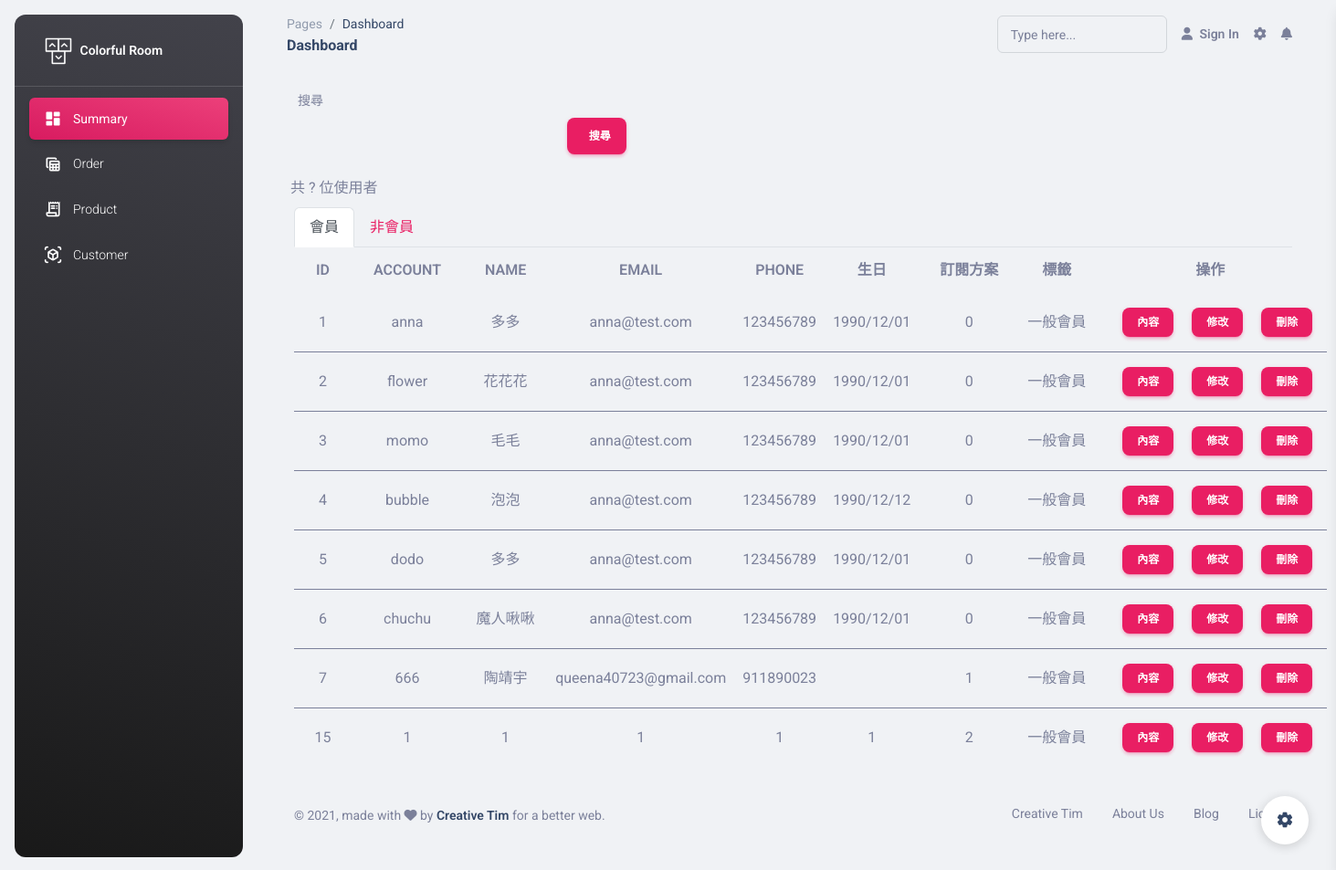
Page /pages/customer/user-list-test.php on the committed database.
### tables this page shows
CREATE TABLE `member` (
  `id` int(6) UNSIGNED NOT NULL,
  `account` varchar(30) DEFAULT NULL,
  `name` varchar(30) NOT NULL,
  `birthday` varchar(20) NOT NULL,
  `gender` int(20) NOT NULL,
  `password` varchar(50) DEFAULT NULL,
  `email` varchar(30) NOT NULL,
  `phone` int(20) NOT NULL,
  `subscribe` int(6) NOT NULL,
  `created_at` datetime DEFAULT NULL,
  `edit_at` datetime DEFAULT NULL,
  `valid` tinyint(4) DEFAULT NULL,
  `tag_id` varchar(10) NOT NULL
);

CREATE TABLE `tag` (
  `id` int(6) UNSIGNED NOT NULL,
  `name` varchar(20) NOT NULL
);

### pages/customer/user-list-test.php (the view, shortened to what this page needs)
<?php
require_once("../../components/pdo-connect.php");
    $sqlMember = "SELECT member. *,tag.name AS tag_name FROM member
                    JOIN tag ON member.tag_id = tag.id
                    WHERE member.valid=1";
    $stmt = $db_host->prepare($sqlMember);
    try {
        $stmt->execute();
        $rowsMember = $stmt->fetchAll(PDO::FETCH_ASSOC);
    } catch (PDOException $e) {
        echo $e->getMessage();
    }
?>
<!DOCTYPE html>
<html lang="en">
<head>
    <link href="../../assets/css/nucleo-icons.css" rel="stylesheet" />
    <link href="../../assets/css/nucleo-svg.css" rel="stylesheet" />
    <link id="pagestyle" href="../../assets/css/material-dashboard.css?v=3.0.0" rel="stylesheet" />
</head>
<body class="g-sidenav-show  bg-gray-200">
    <aside class="sidenav navbar navbar-vertical navbar-expand-xs border-0 border-radius-xl my-3 fixed-start ms-3   bg-gradient-dark" id="sidenav-main">
        <div class="sidenav-header">
            <a class="navbar-brand m-0" href="#" target="_blank">
                <img src="../../assets/img/logo-ct.png" class="navbar-brand-img h-100" alt="main_logo">
                <span class="ms-1 font-weight-bold text-white">Colorful Room</span>
            </a>
        </div>
        <hr class="horizontal light mt-0 mb-2">
        <div class="collapse navbar-collapse  w-auto  max-height-vh-100" id="sidenav-collapse-main">
            <ul class="navbar-nav">
                <li class="nav-item">
                    <a class="nav-link text-white active bg-gradient-primary" href="<?= $url_page_summary ?>">
                        <div class="text-white text-center me-2 d-flex align-items-center justify-content-center">
                            <i class="material-icons opacity-10">dashboard</i>
                        </div>
                        <span class="nav-link-text ms-1">Summary</span>
                    </a>
                </li>
                <li class="nav-item">
                    <a class="nav-link text-white " href="<?= $url_page_order ?>">
                        <div class="text-white text-center me-2 d-flex align-items-center justify-content-center">
                            <i class="material-icons opacity-10">table_view</i>
                        </div>
                        <span class="nav-link-text ms-1">Order</span>
                    </a>
                </li>
                <li class="nav-item">
                    <a class="nav-link text-white " href="<?= $url_page_product ?>">
                        <div class="text-white text-center me-2 d-flex align-items-center justify-content-center">
                            <i class="material-icons opacity-10">receipt_long</i>
                        </div>
                        <span class="nav-link-text ms-1">Product</span>
                    </a>
                </li>
                <li class="nav-item">
                    <a class="nav-link text-white " href="<?= $url_page_customer ?>">
                        <div class="text-white text-center me-2 d-flex align-items-center justify-content-center">
                            <i class="material-icons opacity-10">view_in_ar</i>
                        </div>
                        <span class="nav-link-text ms-1">Customer</span>
                    </a>
                </li>
            </ul>
        </div>
    </aside>
    <main class="main-content position-relative max-height-vh-100 h-100 border-radius-lg ">
        <nav class="navbar navbar-main navbar-expand-lg px-0 mx-4 shadow-none border-radius-xl" id="navbarBlur" navbar-scroll="true">
            <div class="container-fluid py-1 px-3">
                <nav aria-label="breadcrumb">
                    <ol class="breadcrumb bg-transparent mb-0 pb-0 pt-1 px-0 me-sm-6 me-5">
                        <li class="breadcrumb-item text-sm"><a class="opacity-5 text-dark" href="javascript:;">Pages</a></li>
                        <li class="breadcrumb-item text-sm text-dark active" aria-current="page">Dashboard</li>
                    </ol>
                    <h6 class="font-weight-bolder mb-0">Dashboard</h6>
                </nav>
                <div class="collapse navbar-collapse mt-sm-0 mt-2 me-md-0 me-sm-4" id="navbar">
                    <div class="ms-md-auto pe-md-3 d-flex align-items-center">
                        <div class="input-group input-group-outline">
                            <label class="form-label">Type here...</label>
                            <input type="text" class="form-control">
                        </div>
                    </div>
                    <ul class="navbar-nav  justify-content-end">
                        <li class="nav-item d-flex align-items-center">
                            <a href="javascript:;" class="nav-link text-body font-weight-bold px-0">
                                <i class="fa fa-user me-sm-1"></i>
                                <span class="d-sm-inline d-none">Sign In</span>
                            </a>
                        </li>
                        <li class="nav-item px-3 d-flex align-items-center">
                            <a href="javascript:;" class="nav-link text-body p-0">
                                <i class="fa fa-cog fixed-plugin-button-nav cursor-pointer"></i>
                            </a>
                        </li>
                        <li class="nav-item dropdown pe-2 d-flex align-items-center">
                            <a href="javascript:;" class="nav-link text-body p-0" id="dropdownMenuButton" data-bs-toggle="dropdown" aria-expanded="false">
                                <i class="fa fa-bell cursor-pointer"></i>
                            </a>
                        </li>
                    </ul>
                </div>
            </div>
        </nav>
        <div class="container py-4">
            <div class="container ">
                <div class="row ">
                    <label for="">搜尋</label>
                    <form action="user-list-test.php" method="get">
                        <div class="col-4 d-flex align-items-center ">
                            <input type="search" class="form-control mx-3" name="keyword" value="">
                            <button type="submit" class="btn btn-primary text-nowrap ">搜尋</button>
                        </div>
                    </form>
                    <div class="p-2 d-flex justify-content-between">
                        <div>
                            共 ? 位使用者
                        </div>
                    </div>
                </div>
                <form action="user-list-test.php" method="get">
                <div class="nav nav-tabs" id="nav-tab" role="tablist">
                   <button  class="nav-link active " id="nav-member-tab" data-bs-toggle="tab" data-bs-target="#nav-member"  role="tab" aria-controls="nav-member" aria-selected="true"  type="button" name="member" >會員</button>
                    <button class="nav-link" id="nav-customer-tab" data-bs-toggle="tab" data-bs-target="#nav-customer" type="button" role="tab" aria-controls="nav-customer" aria-selected="false" type="submit" name="customer" >非會員</button>
                </div>
                </form>
                <div class="tab-content " id="nav-tabContent">
                    <div class="tab-pane fade show active  " id="nav-member" role="tabpanel" aria-labelledby="nav-member-tab">
                        <table class="table table-hover align-items-center col-lg-10">
                            <thead class="mt-2 ">
                            <tr>
                                <th CLASS="text-uppercase text-secondary text-center" scope="col">ID</th>
                                <th CLASS="text-uppercase text-secondary text-center"  scope="col">Account</th>
                                <th CLASS="text-uppercase text-secondary text-center"  scope="col">Name</th>
                                <th CLASS="text-uppercase text-secondary text-center"  scope="col">Email</th>
                                <th CLASS="text-uppercase text-secondary text-center"  scope="col">Phone</th>
                                <th CLASS="text-uppercase text-secondary text-center"  scope="col">生日</th>
                                <th CLASS="text-uppercase text-secondary text-center"  scope="col">訂閱方案</th>
                                <th CLASS="text-uppercase text-secondary text-center" scope="col">標籤</th>
                                <th CLASS="text-uppercase text-secondary text-center" scope="col">操作</th>
                            </tr>
                            </thead>
                            <?php foreach ($rowsMember as $value) : ?>
                                <tbody>
                                <tr class="mt-3">
                                    <td class="align-middle text-center m-4"><?= $value["id"] ?></td>
                                    <td class="align-middle text-center m-4"><?= $value["account"] ?></td>
                                    <td class="align-middle text-center m-4"><?= $value["name"] ?></td>
                                    <td class="align-middle text-center m-4"><?= $value["email"] ?></td>
                                    <td class="align-middle text-center m-4"><?= $value["phone"] ?></td>
                                    <td class="align-middle text-center m-4"><?= $value["birthday"] ?></td>
                                    <td class="align-middle text-center m-4"><?= $value["subscribe"] ?></td>
                                    <td class="align-middle text-center m-4"><?= $value["tag_name"] ?></td>
                                    <td class="align-middle text-center ps-4">
                                        <a class="btn btn-primary btn-sm m-2" href="member.php?id=<?= $value["id"] ?>">內容</a>
                                        <a class="btn btn-primary btn-sm m-2" href="member-edit.php?id=<?= $value["id"] ?>">修改</a>
                                        <a class="btn btn-primary btn-sm m-2" data-bs-toggle="modal" data-bs-target="<?= '#staticBackdrop' . $value['id'] ?>">刪除</a>
                                    </td>
                                </tr>
                                </tbody>
                            <?php endforeach; ?>
                        </table>
                    </div>
                </div>
            </div>
            <footer class="footer py-4  ">
                <div class="container-fluid">
                    <div class="row align-items-center justify-content-lg-between">
                        <div class="col-lg-6 mb-lg-0 mb-4">
                            <div class="copyright text-center text-sm text-muted text-lg-start">
                                ©
                                ,
                                made with <i class="fa fa-heart"></i> by
                                <a href="https://www.creative-tim.com" class="font-weight-bold" target="_blank">Creative Tim</a>
                                for a better web.
                            </div>
                        </div>
                        <div class="col-lg-6">
                            <ul class="nav nav-footer justify-content-center justify-content-lg-end">
                                <li class="nav-item">
                                    <a href="https://www.creative-tim.com" class="nav-link text-muted" target="_blank">Creative Tim</a>
                                </li>
                                <li class="nav-item">
                                    <a href="https://www.creative-tim.com/presentation" class="nav-link text-muted" target="_blank">About
                                        Us</a>
                                </li>
                                <li class="nav-item">
                                    <a href="https://www.creative-tim.com/blog" class="nav-link text-muted" target="_blank">Blog</a>
                                </li>
                                <li class="nav-item">
                                    <a href="https://www.creative-tim.com/license" class="nav-link pe-0 text-muted" target="_blank">License</a>
                                </li>
                            </ul>
                        </div>
                    </div>
                </div>
            </footer>
        </div>
    </main>
    <div class="fixed-plugin">
        <a class="fixed-plugin-button text-dark position-fixed px-3 py-2">
            <i class="material-icons py-2">settings</i>
        </a>
    </div>
</body>
</html>

### rows in the picture
member: id "1", account "anna", name "多多", email "anna@test.com", phone "123456789", birthday "1990/12/01", subscribe "0", tag.name "一般會員"
member: id "2", account "flower", name "花花花", email "anna@test.com", phone "123456789", birthday "1990/12/01", subscribe "0", tag.name "一般會員"
member: id "3", account "momo", name "毛毛", email "anna@test.com", phone "123456789", birthday "1990/12/01", subscribe "0", tag.name "一般會員"
member: id "4", account "bubble", name "泡泡", email "anna@test.com", phone "123456789", birthday "1990/12/12", subscribe "0", tag.name "一般會員"
member: id "5", account "dodo", name "多多", email "anna@test.com", phone "123456789", birthday "1990/12/01", subscribe "0", tag.name "一般會員"
member: id "6", account "chuchu", name "魔人啾啾", email "anna@test.com", phone "123456789", birthday "1990/12/01", subscribe "0", tag.name "一般會員"
member: id "7", account "666", name "陶靖宇", email "queena40723@gmail.com", phone "911890023", subscribe "1", tag.name "一般會員"
member: id "15", account "1", name "1", email "1", phone "1", birthday "1", subscribe "2", tag.name "一般會員"
